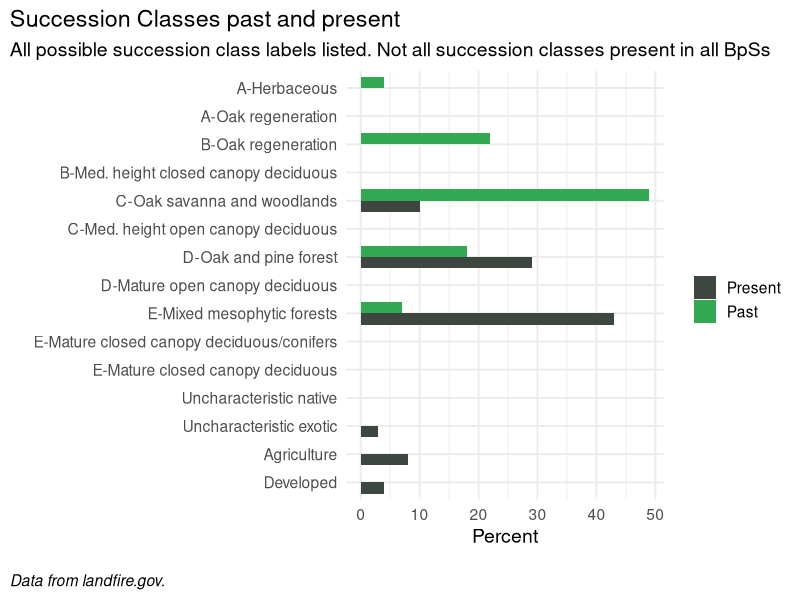

Recreate this plot in R.
## ---- chunk 1
library(tidyverse)

bps_scls_3 <- read.csv("data/bpsScls3.csv") %>%
  group_by(Var1) %>%
  mutate(total.count = sum(Freq)) %>%
  ungroup() %>%
  dplyr::filter(dense_rank(desc(total.count)) < 7) %>%
  dplyr::select(c("BpS_Name", "refLabel",  "currentPercent", "refPercent")) %>%
  pivot_longer(
    cols = c(`refPercent`, `currentPercent`), 
    names_to = "refCur", 
    values_to = "Percent"
  )

# order classes
bps_scls_3$refLabel <- factor(bps_scls_3$refLabel, levels= c(
  'Developed',
  'Agriculture',
  'Uncharacteristic exotic',
  'Uncharacteristic native',
  'E-Mature closed canopy deciduous',
  'E-Mature closed canopy deciduous/conifers',
  'E-Mixed mesophytic forests',
  'D-Mature open canopy deciduous',
  'D-Oak and pine forest',
  'C-Med. height open canopy deciduous',
  'C-Oak savanna and woodlands',
  'B-Med. height closed canopy deciduous',
  'B-Oak regeneration',
  'A-Oak regeneration',
  'A-Herbaceous'
))

# reverse
factor(bps_scls_3$refLabel, levels = rev(levels(bps_scls_3$refLabel)))

## ---- chunk 2


sclasplot <-
  ggplot(bps_scls_3, aes(fill=factor(refCur), y=Percent, x=refLabel)) + 
  geom_col(width = 0.8, position = position_dodge()) +
  coord_flip() +
  scale_x_discrete(limits = (levels(bps_scls_3$refLabel))) +
  labs(
    title = "Succession Classes past and present",
    subtitle = "All possible succession class labels listed. Not all succession classes present in all BpSs",
    caption = "\nData from landfire.gov.",
    x = "",
    y = "Percent")+
  theme_minimal(base_size = 14)+
  theme(plot.caption = element_text(hjust = 0, face= "italic"), #Default is hjust=1
        plot.title.position = "plot", #NEW parameter. Apply for subtitle too.
        plot.caption.position =  "plot") +
  scale_fill_manual(values = c("#3d4740", "#32a852" ), # present (grey), historical (green)
                    name = " ", 
                    labels = c("Present",
                               "Past")) +
  theme(panel.spacing = unit(.05, "lines"))


sclasplotDMO <- sclasplot %+% subset(bps_scls_3, BpS_Name %in% c("Northeastern Interior Dry-Mesic Oak Forest"))


sclasplotDMO

